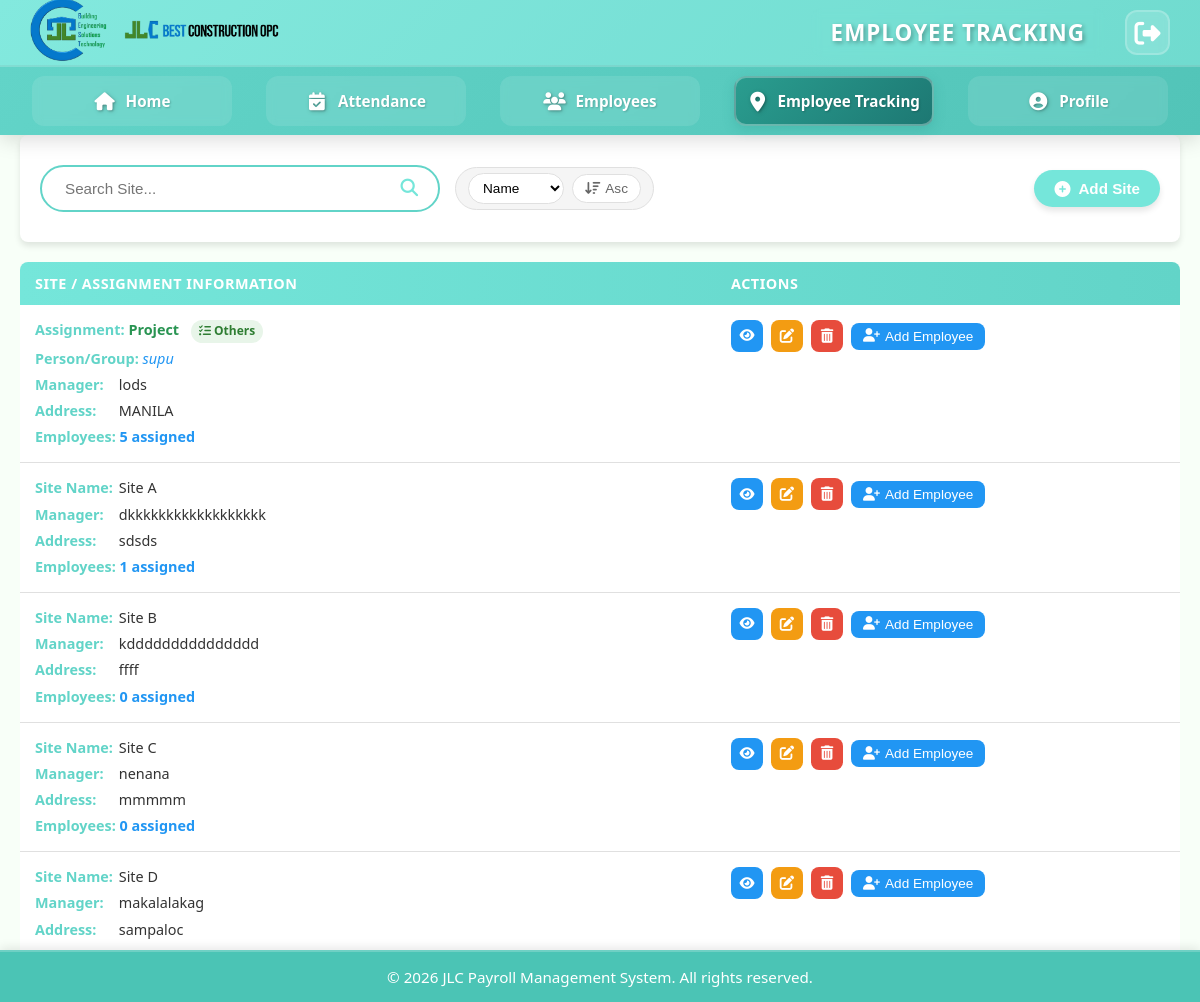
Page /site_monitoring.php (signed in) on the committed database.
### tables this page shows
CREATE TABLE IF NOT EXISTS `site_others` (
  `id` int NOT NULL AUTO_INCREMENT,
  `site_id` int NOT NULL,
  `assignment_type` enum('Meeting','Project','Activities') NOT NULL,
  `person_group` varchar(255) NOT NULL,
  `manager` varchar(255) NOT NULL,
  `location` varchar(255) NOT NULL,
  PRIMARY KEY (`id`),
  KEY `fk_site_others_site` (`site_id`),
  CONSTRAINT `fk_site_others_site` FOREIGN KEY (`site_id`) REFERENCES `site_monitoring` (`id`) ON DELETE CASCADE
);

CREATE TABLE IF NOT EXISTS `site_monitoring` (
  `id` int NOT NULL AUTO_INCREMENT,
  `site_name` varchar(255) NOT NULL,
  `site_manager` varchar(255) NOT NULL,
  `site_address` varchar(255) NOT NULL,
  `is_others` tinyint(1) DEFAULT '0',
  `others_id` int DEFAULT NULL,
  PRIMARY KEY (`id`)
);

### site_monitoring.php (the view, shortened to what this page needs)
<?php
include 'connection.php';
function getSiteEmployeeCount($conn, $site_id) {
    $query = "SELECT COUNT(*) as count FROM site_employee WHERE site_id = ?";
    $stmt = $conn->prepare($query);
    $stmt->bind_param("i", $site_id);
    $stmt->execute();
    $result = $stmt->get_result();
    $data = $result->fetch_assoc();
    return $data ? $data['count'] : 0;
}
$search_query = isset($_GET['search']) ? $_GET['search'] : '';
$sort_by = isset($_GET['sort_by']) ? $_GET['sort_by'] : 'site_name';
$sort_order = isset($_GET['sort_order']) ? $_GET['sort_order'] : 'ASC';
$sort_order = strtoupper($sort_order) === 'DESC' ? 'DESC' : 'ASC';
$table_check = $conn->query("SHOW TABLES LIKE 'site_others'");
$has_site_others = $table_check->num_rows > 0;
if ($has_site_others) {
    $query = "SELECT sm.*, so.assignment_type, so.person_group
              FROM site_monitoring sm
              LEFT JOIN site_others so ON sm.id = so.site_id";
} else {
    $query = "SELECT sm.*, NULL as assignment_type, NULL as person_group
              FROM site_monitoring sm";
}
$query .= " ORDER BY $sort_by $sort_order";
$stmt = $conn->prepare($query);
$stmt->execute();
$result = $stmt->get_result();
?>
<!DOCTYPE html>
<html lang="en">
<head>
    <link rel="stylesheet" href="./assets/css/site_monitoring.css">
    <link rel="stylesheet" href="https://cdnjs.cloudflare.com/ajax/libs/font-awesome/6.4.0/css/all.min.css">
</head>
<body>
    <?php include_once("./includes/header.php"); ?>
    <main class="content">
        <div class="content-wrapper">
            <div class="controls-container">
                <div class="search-section">
                    <div class="search-container">
                        <form method="GET" action="site_monitoring.php" style="display: flex; align-items: center; width: 100%;">
                            <input type="text" name="search"
                                   value="<?php echo htmlspecialchars($search_query); ?>"
                                   placeholder="Search Site..."
                                   class="search-bar">
                            <button type="submit" class="search-btn">
                                <i class="fas fa-search"></i>
                            </button>
                        </form>
                    </div>
                    <div class="sort-container">
                        <form method="GET" action="site_monitoring.php" id="sortForm" style="display: flex; align-items: center; gap: 8px;">
                            <select name="sort_by" class="sort-select" onchange="document.getElementById('sortForm').submit();">
                                <option value="site_name" <?php echo $sort_by == 'site_name' ? 'selected' : ''; ?>>Name</option>
                            </select>
                            <button type="submit" name="sort_order" value="<?php echo $sort_order == 'ASC' ? 'DESC' : 'ASC'; ?>" class="sort-btn">
                                <i class="fas fa-sort-amount-<?php echo $sort_order == 'ASC' ? 'down' : 'up'; ?>"></i>
                                <?php echo $sort_order == 'ASC' ? 'Asc' : 'Desc'; ?>
                            </button>
                        </form>
                    </div>
                </div>
                <button class="add-site-btn" onclick="showAddSiteModal()">
                    <i class="fas fa-plus-circle"></i>
                    Add Site
                </button>
            </div>
            <div class="table-responsive">
                <div class="site-table-container">
                    <table class="site-table">
                        <thead>
                            <tr>
                                <th>Site / Assignment Information</th>
                                <th>Actions</th>
                            </tr>
                        </thead>
                        <tbody>
                        <?php if ($result && $result->num_rows > 0): ?>
                            <?php while ($row = $result->fetch_assoc()):
                                $employee_count = getSiteEmployeeCount($conn, $row['id']);
                                $is_others = $row['is_others'] == 1;
                            ?>
                            <tr>
                                <td>
                                    <div class="site-info">
                                        <?php if ($is_others && isset($row['assignment_type']) && $row['assignment_type'] !== null): ?>
                                            <div>
                                                <strong>Assignment:</strong>
                                                <span class="assignment-type"><?php echo htmlspecialchars($row['assignment_type']); ?></span>
                                                <span class="assignment-badge">
                                                    <i class="fas fa-tasks"></i> Others
                                                </span>
                                            </div>
                                            <div>
                                                <strong>Person/Group:</strong>
                                                <span class="person-group"><?php echo htmlspecialchars($row['person_group']); ?></span>
                                            </div>
                                        <?php else: ?>
                                            <div>
                                                <strong>Site Name:</strong>
                                                <?php echo htmlspecialchars($row['site_name']); ?>
                                            </div>
                                        <?php endif; ?>
                                        <div><strong>Manager:</strong> <?php echo htmlspecialchars($row['site_manager']); ?></div>
                                        <div><strong>Address:</strong> <?php echo htmlspecialchars($row['site_address']); ?></div>
                                        <div><strong>Employees:</strong> <span style="color: var(--info-color); font-weight: 600;"><?php echo $employee_count; ?> assigned</span></div>
                                    </div>
                                </td>
                                <td>
                                    <div class="action-buttons">
                                        <button class='action-btn view-btn'
                                                onclick='showViewEmployeesModal(<?php echo $row['id']; ?>, "<?php echo htmlspecialchars(addslashes($is_others && isset($row['assignment_type']) && $row['assignment_type'] !== null ? $row['assignment_type'] : $row['site_name'])); ?>", "<?php echo htmlspecialchars(addslashes($row['site_manager'])); ?>", "<?php echo htmlspecialchars(addslashes($row['site_address'])); ?>")'
                                                title="View Employees">
                                            <i class="fas fa-eye"></i>
                                        </button>
                                        <a href='site_monitoring.php?edit=<?php echo $row['id']; ?>'
                                           class='action-btn edit-btn'
                                           title="Edit">
                                            <i class="fas fa-edit"></i>
                                        </a>
                                        <a href='javascript:void(0);'
                                           class='action-btn delete-btn'
                                           title="Delete"
                                           onclick='confirmDelete(<?php echo $row['id']; ?>)'>
                                            <i class="fas fa-trash-alt"></i>
                                        </a>
                                        <button class='add-employee-btn'
                                                onclick='showAddEmployeeModal(<?php echo $row['id']; ?>, "<?php echo htmlspecialchars(addslashes($is_others && isset($row['assignment_type']) && $row['assignment_type'] !== null ? $row['assignment_type'] : $row['site_name'])); ?>")'
                                                title="Add Employee">
                                            <i class="fas fa-user-plus"></i>
                                            Add Employee
                                        </button>
                                    </div>
                                </td>
                            </tr>
                            <?php endwhile; ?>
                        <?php endif; ?>
                        </tbody>
                    </table>
                </div>
            </div>
        </div>
    </main>
    <?php include_once("./includes/footer.php"); ?>
</body>
</html>

### assets/css/site_monitoring.css (style rules this page uses)
* { margin: 0; padding: 0; box-sizing: border-box; }
:root { --sidebar-green: #75e6da; --sidebar-dark-green: #62d4c8; --header-green: #4bc4b5; --light-green: #f0f9f8; --accent-green: #299452; --danger-color: #e74c3c; --warning-color: #f39c12; --success-color: #27ae60; --info-color: #2196F3; --header-height: 150px; --border-radius: 8px; --box-shadow: 0 4px 6px rgba(0, 0, 0, 0.1); --transition: all 0.3s ease; }
body { font-family: 'Segoe UI', Tahoma, Geneva, Verdana, sans-serif; background-color: #f8fff8; color: #333; overflow-x: hidden; padding-top: var(--header-height) !important; }
.content { padding-top: 0 !important; padding-left: 20px; padding-right: 20px; padding-bottom: 20px; width: 100%; min-height: calc(100vh - var(--header-height)); background-color: #f8fff8; position: relative; }
.content-wrapper { min-height: calc(100vh - var(--header-height) - 40px); margin-top: 0; padding: 0; }
.controls-container { display: flex; justify-content: space-between; align-items: center; margin: 0; padding: 30px 20px; background: white; border-radius: var(--border-radius); box-shadow: var(--box-shadow); }
.search-section { display: flex; align-items: center; gap: 15px; flex: 1; }
.search-container { display: flex; align-items: center; border: 2px solid var(--sidebar-dark-green); border-radius: 25px; padding: 5px 15px; background-color: white; transition: var(--transition); flex: 1; max-width: 400px; }
.search-bar { border: none; outline: none; width: 100%; font-size: 0.95rem; background-color: transparent; padding: 8px; }
.search-btn { background: none; border: none; color: var(--sidebar-green); font-size: 1.1rem; cursor: pointer; padding: 5px; flex-shrink: 0; }
.add-site-btn { background-color: var(--sidebar-green); color: white; border: none; padding: 10px 20px; border-radius: 25px; font-size: 0.95rem; font-weight: 600; cursor: pointer; transition: var(--transition); display: flex; align-items: center; gap: 8px; box-shadow: var(--box-shadow); white-space: nowrap; }
.add-site-btn i { font-size: 1rem; }
.table-responsive { overflow-x: auto; margin-top: 20px; }
.site-table-container { background: white; border-radius: var(--border-radius); box-shadow: var(--box-shadow); overflow: hidden; }
.site-table { width: 100%; border-collapse: collapse; font-size: 0.9rem; table-layout: fixed; }
.site-table thead { background: linear-gradient(to right, var(--sidebar-green), var(--sidebar-dark-green)); color: white; }
.site-table th { padding: 12px 15px; text-align: left; font-weight: 600; font-size: 0.9rem; text-transform: uppercase; letter-spacing: 0.5px; }
.site-table th:nth-child(1) { width: 60%; }
.site-table th:nth-child(2) { width: 40%; }
.site-table tbody tr { border-bottom: 1px solid #e0e0e0; transition: var(--transition); }
.site-table td { padding: 15px; vertical-align: top; word-wrap: break-word; }
.site-info { display: grid; gap: 6px; }
.site-info div { font-size: 0.9rem; line-height: 1.4; }
.site-info strong { color: var(--sidebar-dark-green); font-weight: 600; min-width: 80px; display: inline-block; }
.action-buttons { display: flex; gap: 8px; align-items: center; flex-wrap: wrap; }
.action-btn { display: inline-flex; align-items: center; justify-content: center; width: 32px; height: 32px; border-radius: var(--border-radius); border: none; cursor: pointer; transition: var(--transition); text-decoration: none; color: white; flex-shrink: 0; }
.view-btn { background-color: #2196F3; }
.edit-btn { background-color: var(--warning-color); }
.delete-btn { background-color: var(--danger-color); }
.add-employee-btn { background-color: var(--info-color); color: white; border: none; padding: 6px 12px; border-radius: var(--border-radius); font-size: 0.85rem; font-weight: 500; cursor: pointer; transition: var(--transition); text-decoration: none; display: inline-flex; align-items: center; gap: 5px; white-space: nowrap; flex-shrink: 0; }

### rows in the picture
site_others: assignment_type "Project", person_group "supu", site.site_manager "lods", site.site_address "MANILA", employee_count "5"
site_monitoring: site_name "Site A", site_manager "dkkkkkkkkkkkkkkkkkk", site_address "sdsds", employee_count "1"
site_monitoring: site_name "Site B", site_manager "kddddddddddddddd", site_address "ffff", employee_count "0"
site_monitoring: site_name "Site C", site_manager "nenana", site_address "mmmmm", employee_count "0"
site_monitoring: site_name "Site D", site_manager "makalalakag", site_address "sampaloc"

### other values in the picture
$page_title ?: 'DASHBOARD' "EMPLOYEE TRACKING"
